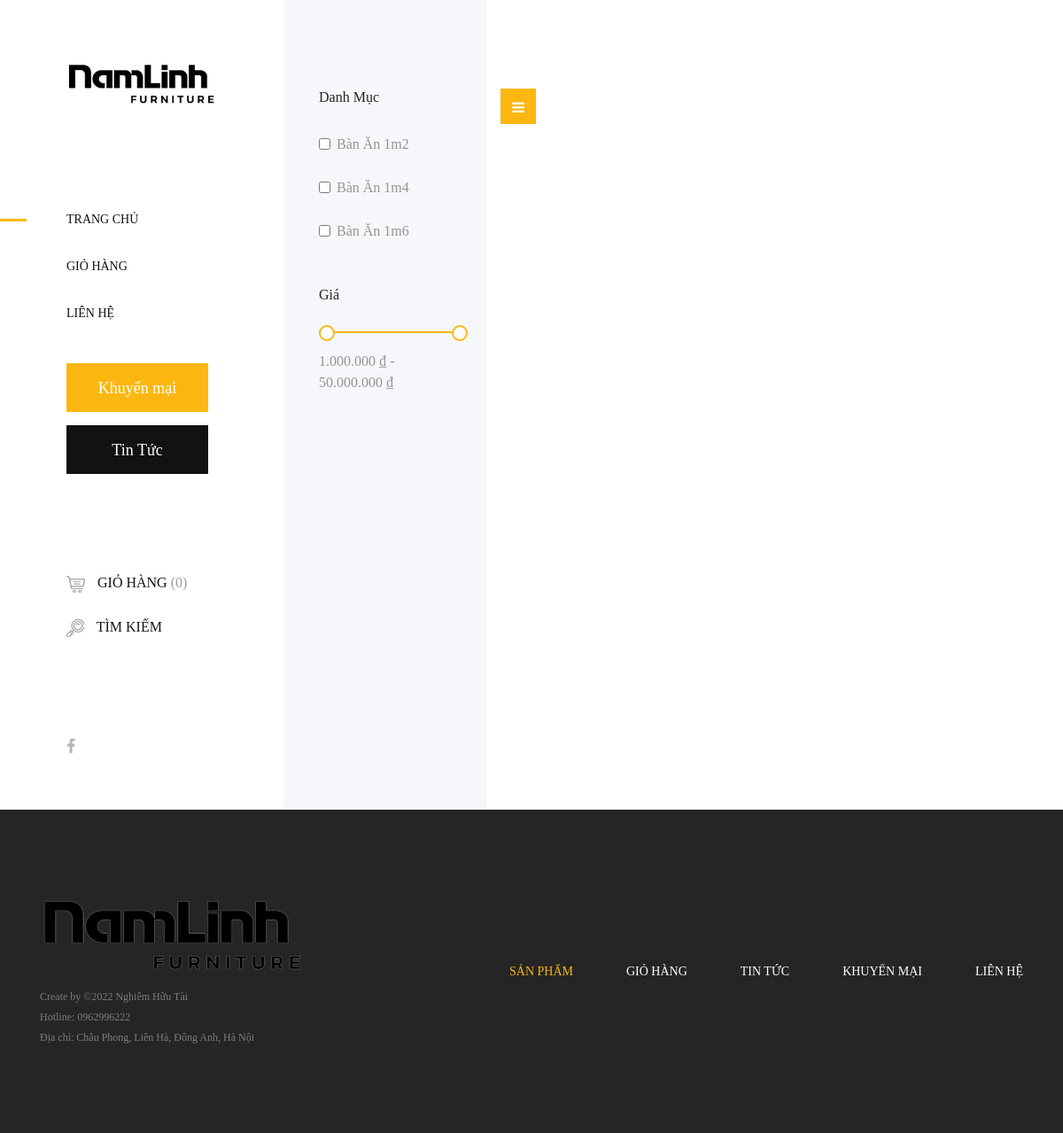
The page / on the database its author committed.
### tables this page shows
CREATE TABLE `categories` (
  `id` int(11) NOT NULL,
  `name` tinytext NOT NULL,
  `edited_by` tinytext NOT NULL,
  `last_update` varchar(75) NOT NULL
);

### index.php (the view, shortened to what this page needs)
<?php include "./pages/header_area.php"?>
<div id="flter" class="shop_sidebar_area">
    <div class="widget brands mb-50">
        <h6 class="widget-title mb-30">Danh mục</h6>
        <div class="widget-desc">
        <?php
        $result = mysqli_query($conn,"SELECT `id`, `name` FROM `categories`");
        if (mysqli_num_rows($result) > 0) {
            while ($row = mysqli_fetch_array($result)) {
        ?>
        <div class="form-check">
            <input class="common_selector category form-check-input" type="checkbox" value="<?php echo$row['id'];?>" id="<?php echo $row['name'] ?>">
            <label class="form-check-label" for="<?php echo $row['name'] ?>"><?php echo $row['name'] ?></label>
        </div>
        <?php } } ?>
    </div>
</div>
<div class="widget price mb-50">
    <h6 class="widget-title mb-30">Giá</h6>
    <div class="widget-desc">
        <div class="slider-range">
            <div data-min="1000000" data-max="50000000" data-unit="" class="slider-range-price ui-slider ui-slider-horizontal ui-widget ui-widget-content ui-corner-all" data-value-min="1000000" data-value-max="50000000" data-label-result="">
                <span class="ui-slider-handle ui-state-default ui-corner-all" tabindex="0"></span>
                <span class="ui-slider-handle ui-state-default ui-corner-all" tabindex="0"></span>
            </div>
            <div class="range-price">1.000.000 ₫ - 50.000.000 ₫</div>
        </div>
    </div>
</div>
</div>
<div class="amado_product_area section-padding-100">
    <div class="container-fluid">
    <div class="row">
        <div class="col-12">
            <div class="product-topbar d-xl-flex align-items-end justify-content-between">
                <div class="total-products">
                    <div class="view d-flex">
                        <a href="#flter"><i class="fa fa-bars" aria-hidden="true"></i></a>
                    </div>
                </div>
            </div>
        </div>
    </div>
    </div>
</div>
<?php include "./pages/footer.php";?>

### css/core-style.css (style rules this page uses)
* { margin: 0; padding: 0; }
body { font-family: "sans serif"; font-size: 16px; }
h1, h2, h3, h4, h5, h6 { color: #242424; line-height: 1.3; font-weight: 400; }
a { -webkit-transition: all 500ms ease 0s; transition: all 500ms ease 0s; text-decoration: none; outline: 0 solid transparent; color: #131212; font-weight: 400; font-size: 12px; }
.mb-30 { margin-bottom: 30px !important; }
.mb-50 { margin-bottom: 50px !important; }
.section-padding-100 { padding-top: 100px; padding-bottom: 100px; }
.main-content-wrapper .shop_sidebar_area { position: relative; z-index: 1; -webkit-box-flex: 0; -ms-flex: 0 0 230px; flex: 0 0 230px; width: 230px; max-width: 230px; background-color: #f5f7fa; padding: 100px 40px; }
.main-content-wrapper .amado_product_area { position: relative; z-index: 1; -webkit-box-flex: 0; -ms-flex: 0 0 calc(95% - 550px); flex: 0 0 calc(95% - 550px); width: calc(95% - 550px); max-width: calc(95% - 550px); }
.widget { position: relative; z-index: 1; }
.widget .widget-title { font-size: 16px; text-transform: capitalize; color: #242424; }
.widget.price .slider-range-price { background-color: #c7d2d8 !important; height: 2px; border: none; }
.widget.price .ui-slider-handle { background-color: #fff; top: -7px; width: 18px; height: 18px; margin: 0; border: 2px solid #fbb710; border-radius: 50%; }
.widget.price .ui-slider-horizontal { height: 2px; background-color: #fbb710; }
.widget.price .range-price { font-size: 16px; font-weight: 400; margin-top: 20px; text-transform: uppercase; color: #959595; }
.widget.brands .form-check { margin-bottom: 25px; }
.widget.brands .form-check label { -webkit-transition-duration: 500ms; transition-duration: 500ms; font-size: 16px; color: #959595; font-weight: 400; cursor: pointer; }
.widget.brands .form-check:last-child { margin-bottom: 0; }
.product-topbar { position: relative; z-index: 100; margin-bottom: 40px; }
.product-topbar .total-products .view a { -webkit-box-flex: 0; -ms-flex: 0 0 40px; flex: 0 0 40px; width: 40px; height: 40px; background-color: #131212; color: #fff; font-size: 16px; text-align: center; line-height: 44px; }
.product-topbar .total-products .view a:first-child { background-color: #fbb710; }

### rows shown on the page
categories: name "Bàn Ăn 1m2"
categories: name "Bàn Ăn 1m4"
categories: name "Bàn Ăn 1m6"
